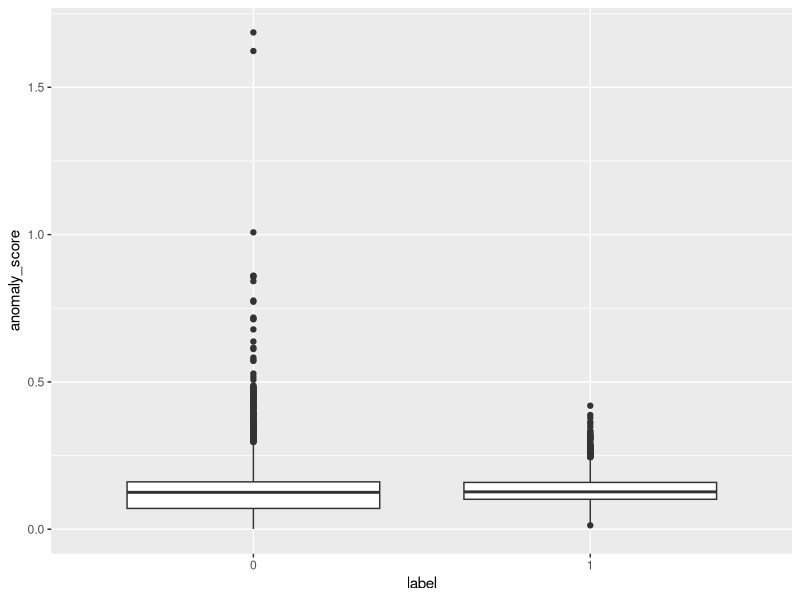

The R source for this figure:
library(dplyr)
library(ggplot2)

df = read.csv('score.csv')
head(df)

df %>%
  group_by(label) %>%
  summarise(mean(anomaly_score))

df %>%
  group_by(label) %>%
  summarise(min(anomaly_score))

ggplot(df, aes(x=as.factor(label), y=anomaly_score)) +
  geom_boxplot() + xlab('label')
